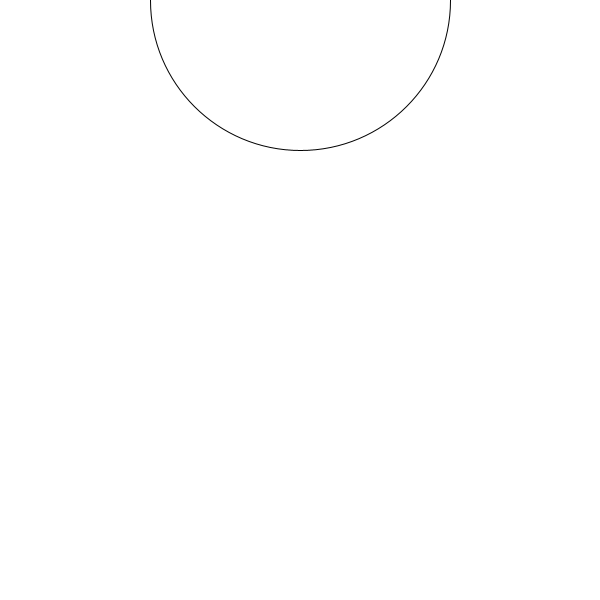
Frame 1 (no input)
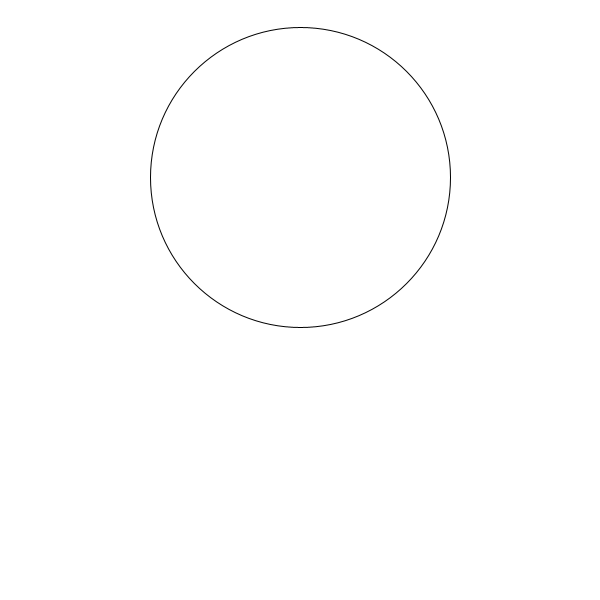
Frame 60 (the mouse pressed at the canvas centre just before this capture)
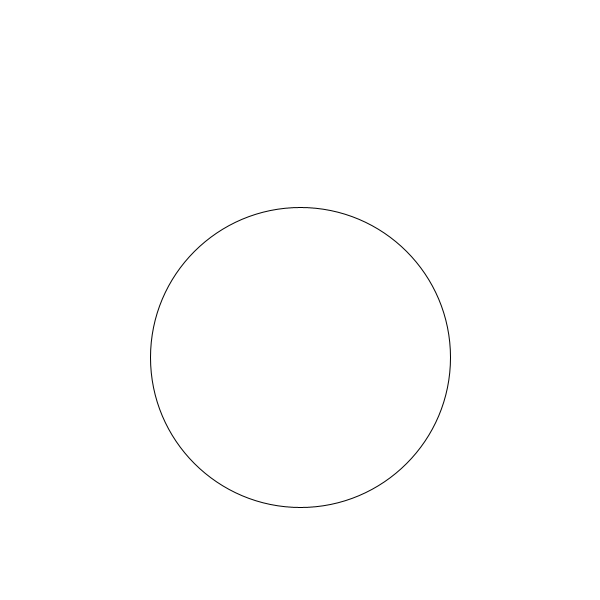
Frame 120 (the mouse held since frame 60 and released just before this capture)

The Processing sketch that drew these frames (run headless with seeded random() and noise(); from frame 60 on, the mouse is pressed at the canvas centre):

// Processing sketch: animation_practice_1
// ── animation_practice_1.pde
// Annie Lee
// Tue Feb 9
// 1-3B
// Animation Practice 1

int x = 300;
int y = 0;

void setup() {
  size(600, 600);
}

void draw() {
  background(255);
  ellipse(x, y, 300, 300);
   y += 3;
   if (y > 700) {
     y = -200;
  }
}
